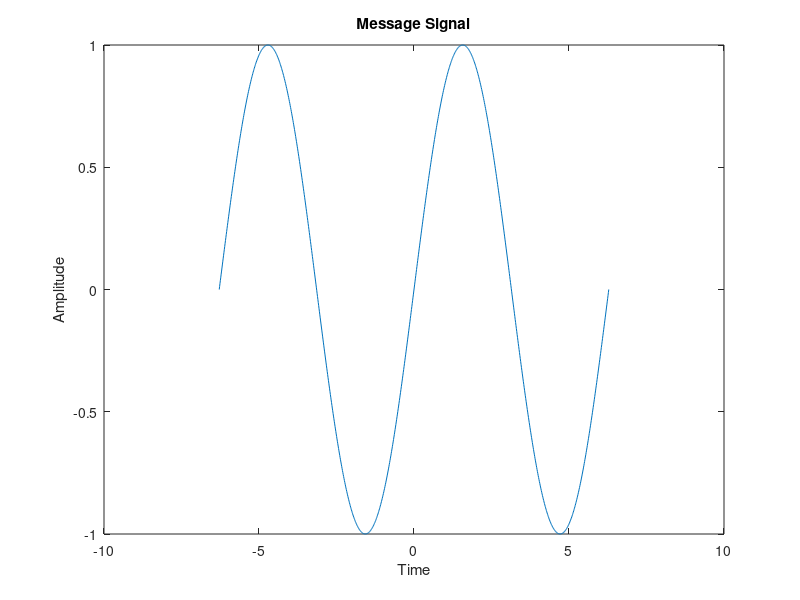
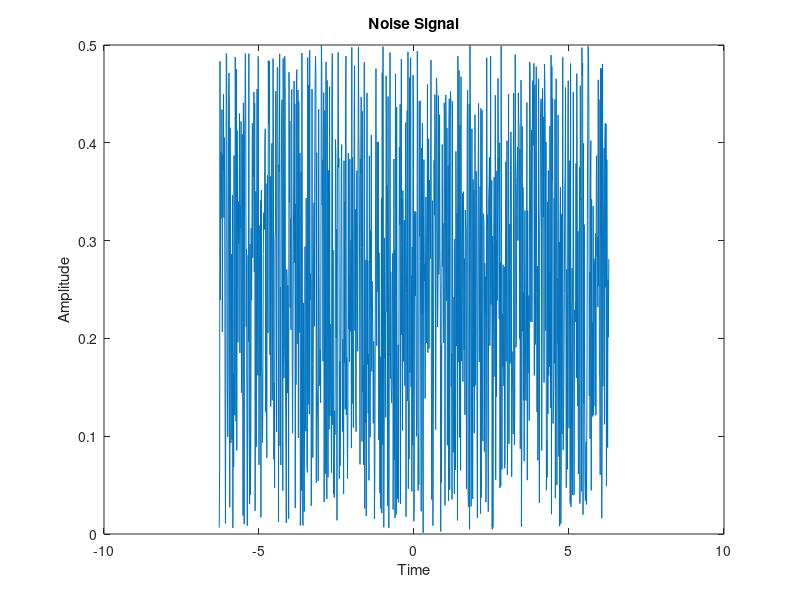

Here is the MATLAB script that generated these plots, in order: (Note: this script raises an error after producing the figures.)
% AIM:
% To generate the Signal to Noise Ratio (SNR) calculation using MATLAB.

% SOFTWARE USED: MATLAB R2016a (9.0.0.341360)

clc;            % Clear the command window
clear all;      % Clear all variables
close all;      % Close all figure windows

% Generate the message signal
length = linspace(-2*pi, 2*pi, 1000);  % Time vector
message = sin(length);                 % Sine wave as the message signal

% Generate the noise signal
noise = 0.5 * rand(size(message));     % Random noise with amplitude 0.5

% Plot the message signal
figure;
plot(length, message);
title('Message Signal');
xlabel('Time');
ylabel('Amplitude');

% Plot the noise signal
figure;
plot(length, noise);
title('Noise Signal');
xlabel('Time');
ylabel('Amplitude');

% Calculate and display the Signal-to-Noise Ratio (SNR)
snr_value = snr(message, noise);
disp(['Signal-to-Noise Ratio (SNR): ', num2str(snr_value), ' dB']);
